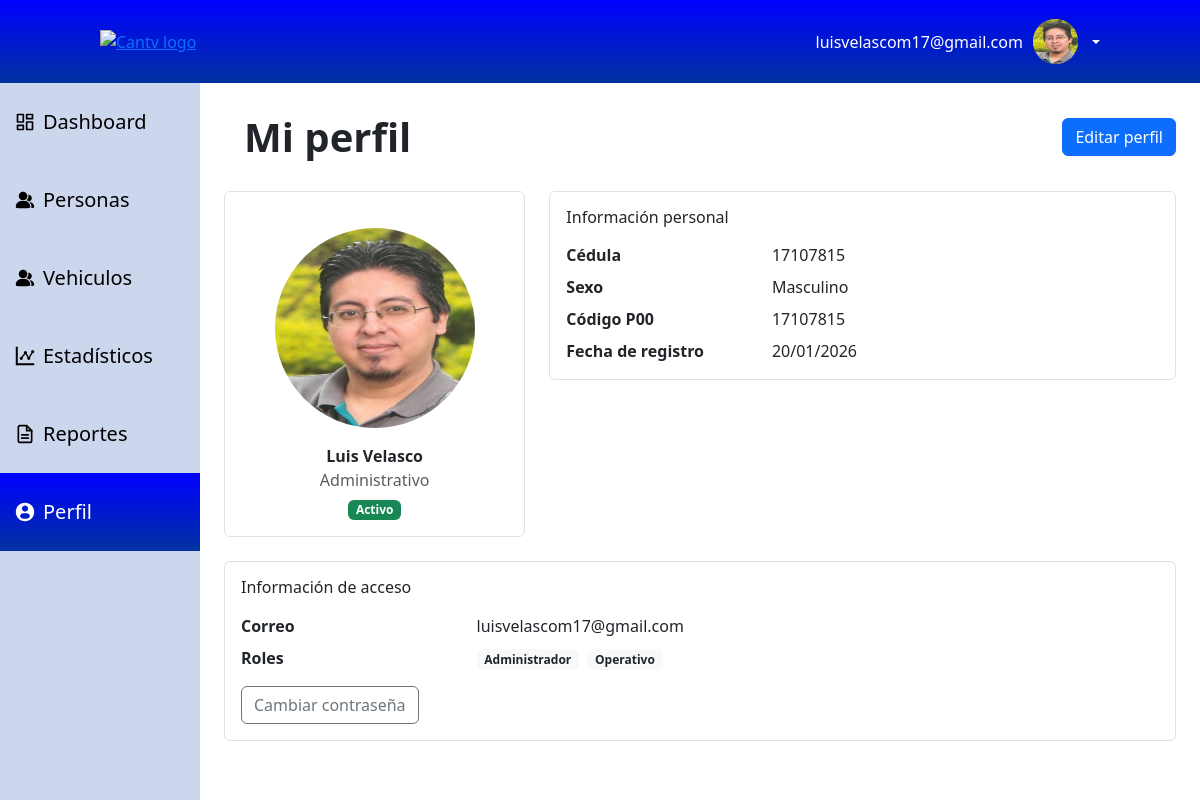
The app's page /dashboard/perfil/ (signed in) with its own data.
### modelNewApp/models.py (models this page shows, shortened)
class Usuario(AbstractUser):
    persona = models.OneToOneField(Persona, on_delete=models.SET_NULL, related_name='empleado', null=True, blank=True)
    email = models.EmailField(unique=True)
    fecha_creacion = models.DateTimeField(auto_now_add=True)
    USERNAME_FIELD = 'email'
    REQUIRED_FIELDS = ['username']
    debe_cambiar_password = models.BooleanField(default=True)

class Persona(models.Model):
    TIPO_SEXO = (
        ('M', 'Masculino'),
        ('F', 'Femenino'),
        ('O', 'Otro'),
    )
    id_tipo = models.ForeignKey(TipoEmpleado, on_delete=models.PROTECT, related_name='personas')
    departamento = models.ForeignKey(
        Departamento,
        on_delete=models.SET_NULL,
        null=True,
        blank=True,
        related_name='personas'
    )
    codigo_p00 = models.CharField(max_length=20, unique=True, null=True, blank=True)  # solo empleados
    nombres = models.CharField(max_length=100)
    apellidos = models.CharField(max_length=100, blank=True, null=True)  # opcional para visitantes
    cedula = models.CharField(max_length=20, unique=True)
    sexo = models.CharField(max_length=1, choices=TIPO_SEXO, blank=True, null=True)
    activo = models.BooleanField(default=True)  # solo empleados
    fecha_registro = models.DateTimeField(auto_now_add=True)
    foto_perfil = models.ImageField(
        upload_to='perfiles/',
        null=True,
        blank=True
    )

class TipoEmpleado(models.Model):
    nombre_tipo = models.CharField(max_length=50, unique=True)
    descripcion = models.TextField(blank=True, null=True)
    def __str__(self):
        return self.nombre_tipo

class Rol(models.Model):
    nombre_rol = models.CharField(max_length=50, unique=True)
    descripcion = models.TextField(blank=True, null=True)
    usuarios = models.ManyToManyField(Usuario, through='UsuarioRol', related_name='roles')

### modelNewApp/views.py (the view)
# urls.py: path("dashboard/perfil/", perfil, name="perfil"),
@solo_admin
@login_required
def perfil(request):
    persona = request.user.persona
    dict = {"persona": persona}
    return render(request, "pages/perfil.html", dict)

### modelNewApp/context_processors.py (called while the page is built)
def usuario_es_admin(request):
    es_admin = False
    user = request.user
    if user.is_authenticated and hasattr(user, "persona"):
        empleado = getattr(user.persona, "empleado", None)
        if empleado:
            es_admin = empleado.roles.filter(nombre_rol="Administrador").exists()
    return {
        "es_admin": es_admin
    }

### templates/pages/perfil.html
{% extends "pages/dashboard.html" %}
{% load static %}
{% block dashboard_content %}
<div class="d-flex justify-content-between align-items-center mb-4">
    <div class="d-flex align-items-center">
        <div class="sectionTitle">Mi perfil</div>
    </div>
    <div>
        <a href="{% url 'modelNewApp:empleados_editar' persona.id %}" class="btn btn-primary">
            Editar perfil
        </a>
    </div>
</div>
<div class="row mb-4">
    <div class="col-4">
        <div class="p-3 border rounded text-center">
            {% if persona.foto_perfil %}
                <img src="{{ persona.foto_perfil.url }}" class="perfilImagen mb-3">
            {% else %}
                <img src="{% static 'images/profile_empty.jpg' %}" class="perfilImagen mb-3">
            {% endif %}
            <div class="fw-bold">{{ persona.nombres }} {{ persona.apellidos }}</div>
            <div class="text-muted">{{ persona.id_tipo }}</div>
            <span class="badge {% if persona.activo %}bg-success{% else %}bg-secondary{% endif %} mt-2">
                {% if persona.activo %}Activo{% else %}Inactivo{% endif %}
            </span>
        </div>
    </div>
        <div class="col-8">
        <div class="p-3 border rounded">
            <h6 class="mb-3">Información personal</h6>
            <div class="row mb-2">
                <div class="col-4 labelTitle">Cédula</div>
                <div class="col-8">{{ persona.cedula }}</div>
            </div>
            <div class="row mb-2">
                <div class="col-4 labelTitle">Sexo</div>
                <div class="col-8">
                    {% if persona.sexo == 'M' %}Masculino
                    {% elif persona.sexo == 'F' %}Femenino
                    {% else %}Otro{% endif %}
                </div>
            </div>
            <div class="row mb-2">
                <div class="col-4 labelTitle">Código P00</div>
                <div class="col-8">{{ persona.codigo_p00|default:"—" }}</div>
            </div>
            <div class="row">
                <div class="col-4 labelTitle">Fecha de registro</div>
                <div class="col-8">{{ persona.fecha_registro|date:"d/m/Y" }}</div>
            </div>
        </div>
    </div>
</div>
{% if persona.empleado %}
<div class="row">
    <div class="col-12">
        <div class="p-3 border rounded">
            <h6 class="mb-3">Información de acceso</h6>
            <div class="row mb-2">
                <div class="col-3 labelTitle">Correo</div>
                <div class="col-9">{{ persona.empleado.email }}</div>
            </div>
            <div class="row mb-3">
                <div class="col-3 labelTitle">Roles</div>
                <div class="col-9">
                    {% for rol in persona.empleado.roles.all %}
                        <span class="badge bg-light text-dark me-1">
                            {{ rol.nombre_rol }}
                        </span>
                    {% endfor %}
                </div>
            </div>
            <a href="" class="btn btn-outline-secondary">
                Cambiar contraseña
            </a>
        </div>
    </div>
</div>
{% endif %}
{% endblock dashboard_content %}

### templates/components/navbar.html (shortened to what this page needs)
{% load static %}
<div class="superior">
    <div class="nav-left">
        <a href="{% url 'modelNewApp:control' %}">
            <img class="logoNav" src="{% static 'images/cantv-white.png' %}" alt="Cantv logo">
        </a>
    </div>
    {% if user.is_authenticated %}
    <div class="dropdown profileMenu">
        <div class="nav-right dropdown-toggle" data-bs-toggle="dropdown" aria-expanded="false">
            {{ user.email }}
            <div class="thumbnail-content">
                {% if user.persona.foto_perfil %}
                    <div class="">
                        <img class="thumbnail-content" src="{{ user.persona.foto_perfil.url }}" width="45">
                    </div>
                {% else %}
                    <div class="">
                        <img class="thumbnail-content" src="{% static 'images/profile_empty.jpg' %}" width="45">
                    </div>
                {% endif %}
        </div>
    </div>
    </div>
    {% endif %}
</div>

### static/css/styles.css (style rules this page uses)
body { font-family: 'Inter', sans-serif; }
.superior { display: flex; justify-content: space-between; align-items: center; height: 83px; background: linear-gradient(to bottom, blue, #0032A0); color: white; padding: 0 100px; }
.nav-left, .nav-right { display: flex; align-items: center; }
.logoNav { height: 45px; }
.nav-right { display: flex; gap: 10px; }
.thumbnail-content { width: 45px; height: 45px; background: gray; flex-shrink: 0; border-radius: 350px; }
.profileMenu { cursor: pointer; }
--------------------------------------------------------------------------------------------------------------- body, html { height: 100%; margin: 0; }
.sectionTitle { font-size: 40px; font-weight: bold; margin-left: 20px; }
.labelTitle { font-weight: bold; }
.perfilImagen { margin-top: 20px; width: 200px; height: 200px; border-radius: 360px; }

### records on screen
Usuario: email "luisvelascom17@gmail.com", persona.foto_perfil (picture)
Persona: foto_perfil (picture), nombres "Luis", apellidos "Velasco", id_tipo "Administrativo", cedula "17107815", codigo_p00 "17107815", fecha_registro "20/01/2026", empleado.email "luisvelascom17@gmail.com"
Rol: nombre_rol "Administrador"
Rol: nombre_rol "Operativo"
